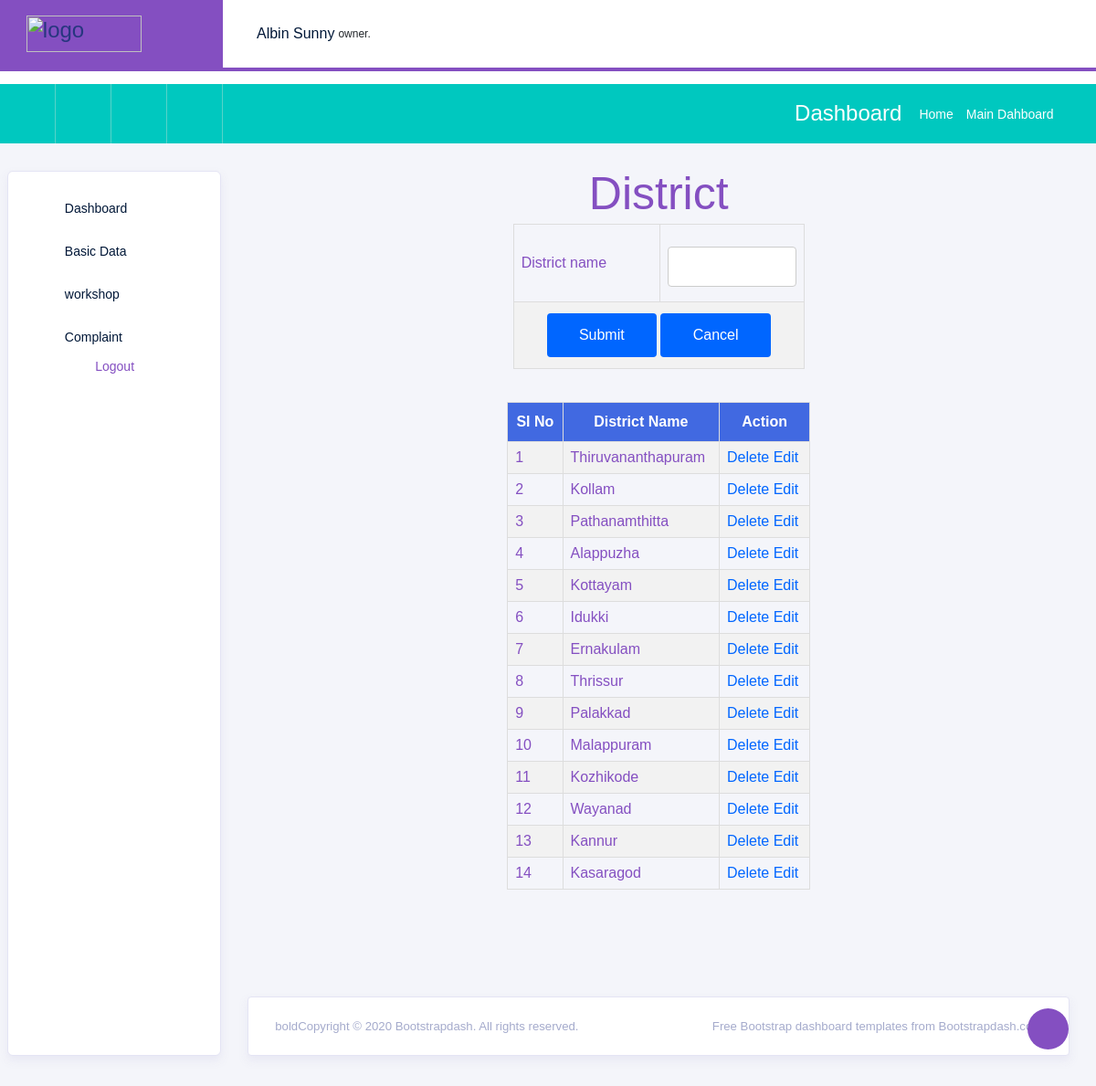
Page /admin/District.php on the committed database.
### tables this page shows
CREATE TABLE tbl_district (
    district_id INT AUTO_INCREMENT PRIMARY KEY,
    district_name VARCHAR(100) NOT NULL,
    district_status INT DEFAULT 1,
    created_at TIMESTAMP DEFAULT CURRENT_TIMESTAMP
);

### admin/District.php (the view, shortened to what this page needs)
+<?php
include('../Assets/Connection/Connection.php');
$ename="";
include("Head.php");
        ?><script>
<!DOCTYPE html PUBLIC "-//W3C//DTD XHTML 1.0 Transitional//EN" "http://www.w3.org/TR/xhtml1/DTD/xhtml1-transitional.dtd">
<html xmlns="http://www.w3.org/1999/xhtml">
<head>
</head>
<body>
    <h1 align="center" style="color:#844fc1">District</h1>
    <form id="form1" name="form1" method="post" action="">
      <table width="319" height="120" border="1">
        <tr>
          <td width="92">District name</td>
          <td width="90"><label for="txtDistrict"></label>
          <input type="text" name="txtDistrict" id="txtDistrict" value="<?php echo $ename ?>"
                 required pattern="^[A-Z]+[a-zA-Z ]*$" title="Name allows only alphabets, spaces, and must start with a capital letter" /> </td>
        </tr>
        <tr>
          <td colspan="2" align="center">
          <input type="submit" name="btnSubmit" id="btnSubmit" value="Submit" />
          <input type="submit" name="btnCancel" id="btnCancel" value="Cancel" />
          </td>
        </tr>
      </table>
      <br>
      <br>
      <table width="332" border="1">
        <tr>
        <th style="background-color: #4169E1; color: white; text-align: center;">Sl No</th>
        <th style="background-color: #4169E1; color: white; text-align: center;">District Name</th>
        <th style="background-color: #4169E1; color: white; text-align: center;">Action</th>
        </tr>
        <?php
        $i = 0;
        $sel = "select * from tbl_district";
        $result = $conn->query($sel);
        while($row = $result->fetch_assoc()) {
            $i++;
        ?>
        <tr>
          <td><?php echo $i ?></td>
          <td><?php echo $row['district_name'] ?></td>
          <td><a href="District.php?id=<?php echo $row['district_id'] ?>">Delete</a>
          <a href="District.php?Eid=<?php echo $row['district_id'] ?>">Edit</a></td>
        </tr>
        <?php } ?>
      </table>
    </form>
</body>
</html>
<?php
include("Foot.php");
?>

### admin/Head.php (shortened to what this page needs)
<!DOCTYPE html>
<html lang="en">
<head>
  <link rel="stylesheet" href="../Assets/Templates/Admin/vendors/typicons/typicons.css">
  <link rel="stylesheet" href="../Assets/Templates/Admin/vendors/css/vendor.bundle.base.css">
  <link rel="stylesheet" href="../Assets/Templates/Admin/css/vertical-layout-light/style.css">
  <link rel="stylesheet" href="../Assets/Templates/Admin/form.css">
</head>
<body>
  <div class="container-scroller">
    <nav class="navbar col-lg-12 col-12 p-0 fixed-top d-flex flex-row">
      <div class="navbar-brand-wrapper d-flex justify-content-center">
        <div class="navbar-brand-inner-wrapper d-flex justify-content-between align-items-center w-100">
          <a class="navbar-brand brand-logo" href="Homepage.php"><img src="../Assets/Templates/Admin/images/logo.svg" alt="logo"/></a>
          <button class="navbar-toggler navbar-toggler align-self-center" type="button" data-toggle="minimize">
            <span class="typcn typcn-th-menu"></span>
          </button>
        </div>
      </div>
      <div class="navbar-menu-wrapper d-flex align-items-center justify-content-left">
        <ul class="navbar-nav mr-lg-2">
          <li class="nav-item nav-profile dropdown">
            <a class="nav-link" href="#" data-toggle="dropdown" id="profileDropdown">
              <span class="nav-profile-name ">Albin Sunny </span>
            </a>
           <li class="nav-item nav-user-status dropdown">
              <p class="mb-0">owner.</p>
          </li>
        </ul>
      </div>
    </nav>
    <nav class="navbar-breadcrumb col-xl-12 col-12 d-flex flex-row p-0">
      <div class="navbar-links-wrapper d-flex align-items-stretch">
        <div class="nav-link">
          <a href="javascript:;"><i class="typcn typcn-calendar-outline"></i></a>
        </div>
        <div class="nav-link">
          <a href="javascript:;"><i class="typcn typcn-mail"></i></a>
        </div>
        <div class="nav-link">
          <a href="javascript:;"><i class="typcn typcn-folder"></i></a>
        </div>
        <div class="nav-link">
          <a href="javascript:;"><i class="typcn typcn-document-text"></i></a>
        </div>
      </div>
      <div class="navbar-menu-wrapper d-flex align-items-center justify-content-end">
        <ul class="navbar-nav mr-lg-2">
          <li class="nav-item ml-0">
            <h4 class="mb-0">Dashboard</h4>
          </li>
          <li class="nav-item">
            <div class="d-flex align-items-baseline">
              <p class="mb-0">Home</p>
              <i class="typcn typcn-chevron-right"></i>
              <p class="mb-0">Main Dahboard</p>
            </div>
          </li>
        </ul>
      </div>
    </nav>
    <div class="container-fluid page-body-wrapper">
      <div class="theme-setting-wrapper">
        <div id="settings-trigger"><i class="typcn typcn-cog-outline"></i></div>
      </div>
      <nav class="sidebar sidebar-offcanvas" id="sidebar">
        <ul class="nav">
          <li class="nav-item">
            <a class="nav-link" href="Homepage.php">
              <i class="typcn typcn-device-desktop menu-icon"></i>
              <span class="menu-title">Dashboard</span>
            </a>
          </li>
          <li class="nav-item">
            <a class="nav-link" data-toggle="collapse" href="#ui-basic" aria-expanded="false" aria-controls="ui-basic">
              <i class="typcn typcn-document-text menu-icon"></i>
              <span class="menu-title">Basic Data</span>
              <i class="menu-arrow"></i>
            </a>
          </li>
          <li class="nav-item">
            <a class="nav-link" data-toggle="collapse" href="#form-elements" aria-expanded="false" aria-controls="form-elements">
              <i class="typcn typcn-film menu-icon"></i>
              <span class="menu-title">workshop</span>
              <i class="menu-arrow"></i>
            </a>
          </li>
          <li class="nav-item">
            <a class="nav-link" data-toggle="collapse" href="#charts" aria-expanded="false" aria-controls="charts">
              <i class="typcn typcn-chart-pie-outline menu-icon"></i>
              <span class="menu-title">Complaint</span>
              <i class="menu-arrow"></i>
            </a>
          </li>
          <a  href="Logout.php" align="center" style="color:#844fc1">Logout</a>
        </ul>
      </nav>
      <div class="main-panel">
        <div class="content-wrapper">
          <div id="tab" align="center">

### admin/Foot.php (shortened to what this page needs)
</div>
</div>
<footer class="footer">
            <div class="card">
                <div class="card-body">
                    <div class="d-sm-flex justify-content-center justify-content-sm-between">
                        <span class="text-muted text-center text-sm-left d-block d-sm-inline-block"> boldCopyright © 2020 <a href="https://www.bootstrapdash.com/" class="text-muted" target="_blank">Bootstrapdash</a>. All rights reserved.</span>
                        <span class="float-none float-sm-right d-block mt-1 mt-sm-0 text-center text-muted">Free <a href="https://www.bootstrapdash.com/" class="text-muted" target="_blank">Bootstrap dashboard</a> templates from Bootstrapdash.com</span>
                    </div>
                </div>
            </div>
        </footer>
      </div>
    </div>
  </div>
</body>
</html>

### Assets/Templates/Admin/form.css (style rules this page uses)
#tab { font-family: "Trebuchet MS", Arial, Helvetica, sans-serif; border-collapse: collapse; width: 100%; }
#tab td, #tab th { border: 1px solid #ddd; padding: 8px; color:#844fc1; }
#tab a { color:#06F; }
#tab tr:nth-child(even) { background-color: #f2f2f2; }
#tab th { padding-top: 12px; padding-bottom: 12px; text-align: left; background-color: #844fc1; color: white; }
input[type=text],[type=password],[type=email],[type=date], select { width: 100%; padding: 12px 20px; margin: 8px 0; display: inline-block; border: 1px solid #ccc; border-radius: 4px; box-sizing: border-box; }
input[type=submit] { width: 40%; background-color: #06F; color: white; padding: 15px; margin: 4px 0; border: none; border-radius: 4px; cursor: pointer; }

### rows in the picture
tbl_district: district_name "Thiruvananthapuram"
tbl_district: district_name "Kollam"
tbl_district: district_name "Pathanamthitta"
tbl_district: district_name "Alappuzha"
tbl_district: district_name "Kottayam"
tbl_district: district_name "Idukki"
tbl_district: district_name "Ernakulam"
tbl_district: district_name "Thrissur"
tbl_district: district_name "Palakkad"
tbl_district: district_name "Malappuram"
tbl_district: district_name "Kozhikode"
tbl_district: district_name "Wayanad"
tbl_district: district_name "Kannur"
tbl_district: district_name "Kasaragod"
